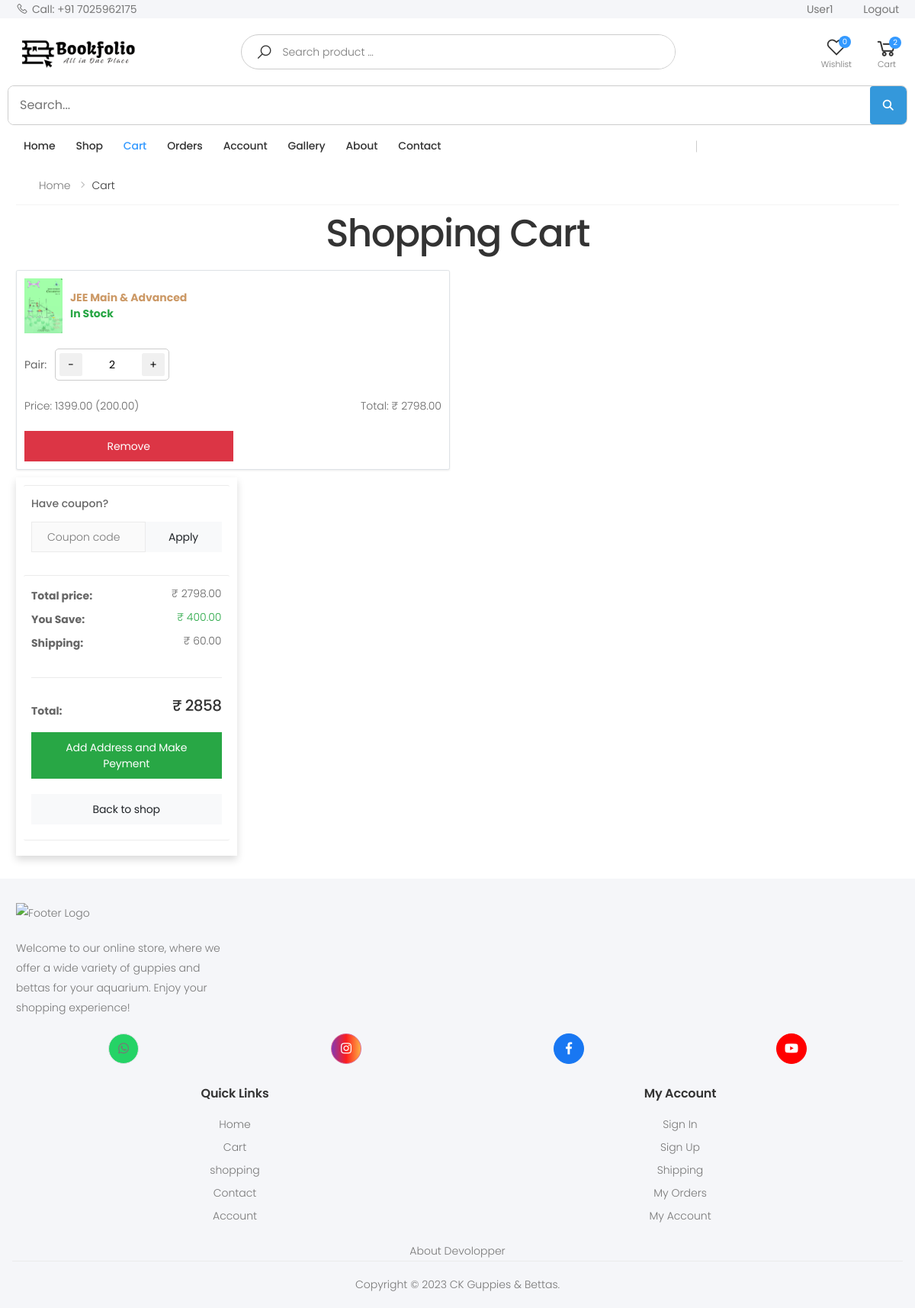
The page /cart/ (signed in) on the database as committed earlier.
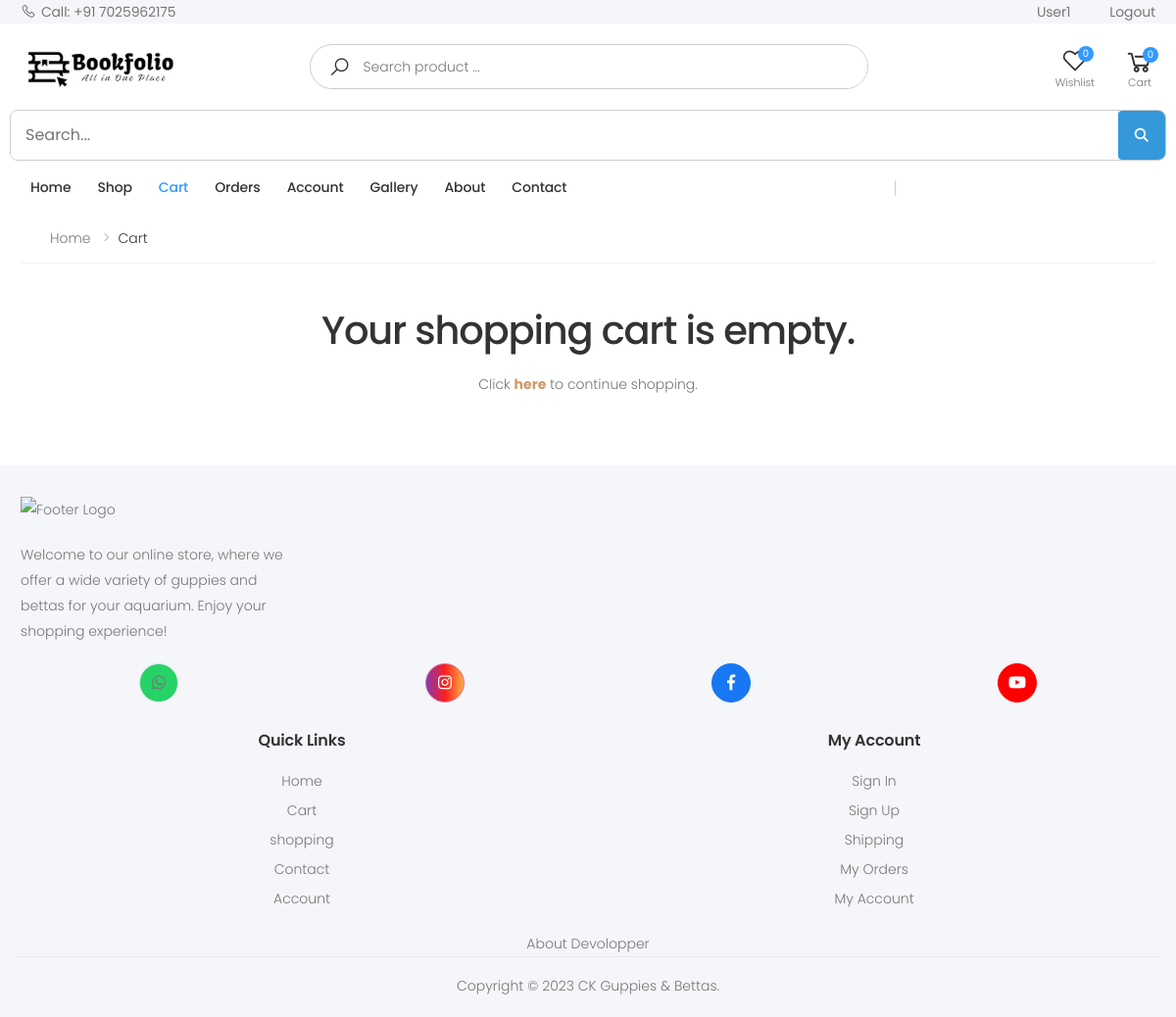
The same page on the database as committed later.
### store/models.py (models this page shows, shortened)
class OrderItem(models.Model):
    product = models.ForeignKey(Product, on_delete=models.SET_NULL, null=True)
    order = models.ForeignKey(Order, on_delete=models.SET_NULL, null=True)
    quantity = models.IntegerField(default=0, null=True, blank=True)
    date_added = models.DateTimeField(auto_now_add=True)
    price_at_purchase = models.DecimalField(max_digits=7, decimal_places=2, null=True, blank=True)
    @property
    def get_total(self):
        if self.price_at_purchase is None:
            self.price_at_purchase = self.product.new_price
        return self.price_at_purchase * self.quantity

class Product(models.Model):
    name = models.CharField(max_length=250, unique=True)
    slug = models.SlugField(max_length=250, unique=True)
    description = models.TextField(blank=True)
    old_price = models.DecimalField(max_digits=7, blank=True, null=True, decimal_places=2)
    new_price = models.DecimalField(max_digits=7, blank=False, decimal_places=2)
    category = models.ForeignKey(Category, on_delete=models.SET_NULL, null=True)
    image_1 = models.ImageField(upload_to='product')
    image_2 = models.ImageField(upload_to='product', blank=True)
    image_3 = models.ImageField(upload_to='product', blank=True)
    video_url = models.URLField(max_length=200, blank=True)
    stock = models.IntegerField()
    active = models.BooleanField(default=True)
    new = models.BooleanField(default=True)
    created = models.DateTimeField(auto_now_add=True)
    update = models.DateField(auto_now=True)
    def get_url(self):
        return reverse('store_app:proDetail', args=[self.category.slug, self.slug])
    class Meta:
        ordering = ('name',)
        verbose_name = 'product'
        verbose_name_plural = 'products'
    @property
    def imageURL(self):
        try:
            url = self.image_1.url
        except:
            url = ''
        return url

class Order(models.Model):
    STATUS_CHOICES = [
        ('Processing', 'Processing'),
        ('Shipped', 'Shipped'),
        ('Delivered', 'Delivered')
    ]
    customer = models.ForeignKey(Customer, on_delete=models.SET_NULL, null=True, blank=True)
    date_ordered = models.DateTimeField(auto_now_add=True)
    complete = models.BooleanField(default=False)
    transaction_id = models.CharField(max_length=100, null=True)
    status = models.CharField(max_length=20, choices=STATUS_CHOICES, default='Processing')
    processing_time = models.DateTimeField(null=True, blank=True)
    shipped_time = models.DateTimeField(null=True, blank=True)
    delivered_time = models.DateTimeField(null=True, blank=True)
    @property
    def get_cart_total(self):
        orderitems = self.orderitem_set.all()
        total = sum([item.get_total for item in orderitems])
        return total
    @property
    def get_cart_items(self):
        orderitems = self.orderitem_set.all()
        total = sum([item.quantity for item in orderitems])
        return total

### store/views.py (the view)
# urls.py: path('cart/', views.cart, name="cart"),
def cart(request):
    data = cartData(request)
    cartItems = data['cartItems']
    order = data['order']
    items = data['items']
    total_price_difference = data['total_price_difference']
    if request.user.is_authenticated:
        for item in items:
            item.product.price_difference = item.product.old_price - item.product.new_price
    else:
        for item in items:
            item['product']['price_difference'] = item['product']['old_price'] - item['product']['new_price']
    context = {
        'items': items,
        'order': order,
        'cartItems': cartItems,
        'total_price_difference': total_price_difference
    }
    return render(request, 'store/cart.html', context)

### store/context_processors.py (called while the page is built)
def menu_link(request): # this function don't wanna call to work, it's defined in setting to work
    links_list = Category.objects.annotate(
        num_products=Count('product', filter=Q(product__active=True, product__stock__gt=0))
    ).filter(num_products__gt=0).order_by('name')  # Add an order_by clause here
    paginator3 = Paginator(links_list, 8)
    try:
        page = int(request.GET.get('page', '1'))
    except:
        page = 1
    try:
        links = paginator3.page(page)
    except (InvalidPage, EmptyPage):
        links = paginator3.page(paginator3.num_pages)
    return dict(links=links)

def cart_data(request):
    data = cartData(request)
    cartItems = data['cartItems']
    return {'cartItems': cartItems}

def wishlist_count(request):
    if request.user.is_authenticated:
        wishlist_count = Wishlist.objects.filter(user=request.user).count()
    else:
        cookie_data = cookieWishlist(request)
        wishlist_count = cookie_data['wishlist_count']
    return {'wishlist_count': wishlist_count}

### store/models.py (called while the page is built)
    def get_url(self):
        return reverse('store_app:product_by_category', args=[self.slug])

### store/templates/store/Cart.html (shortened to what the changed rows need)
{% extends 'store/Base.html' %}
{% load static %}
{% block content %}
<link rel="stylesheet" href="{% static 'assets/css/style/cart.css' %}">
<link rel="stylesheet" href="{% static 'CSS/cart.css' %}">
<div class="container">
	{% if not items %}
    <div>
		<div class="text-center mb-7 mt-2">
			<br>
			<h2>Your shopping cart is empty.</h2>
			<p class="mt-2">Click <a href="{% url 'store_app:allProdCat' %}"><b>here</b></a> to
				continue shopping.</p>
		</div>
	</div>
	{% else %}
	<div id="empty-cart-message" class="empty-cart-message">
		<div class="text-center mb-2">
			<h1>Shopping Cart</h1>
		</div>
		<div class="row g-3">
			{% for cart_item in items %}
			<div class="col-md-6">
				<div class="card border rounded shadow-sm"
				data-product-id="{{ cart_item.product.id }}"
				data-product-name="{{ cart_item.product.name }}"
				data-product-new-price="{{ cart_item.product.new_price }}"
				data-product-old-price="{{ cart_item.product.old_price }}"
				data-product-stock="{{ cart_item.product.stock }}">
					<div class="card-header m-3">
						<a href="{{cart_item.product.get_url}}">
							<div class="d-flex align-items-center">
								<img src="{{ cart_item.product.imageURL }}" alt="{{ cart_item.product.name }}"
									class="img-fluid" style="width: 50px;">
								<div class="ms-3 ml-3">
									<div>{{ cart_item.product.name }}</div>
									<div
										class="{% if cart_item.product.active and cart_item.product.stock > 0 %} text-success {% endif %} {% if not cart_item.product.active or cart_item.product.stock == 0 %} text-muted {% endif %}">
										{% if cart_item.product.active and cart_item.product.stock > 0 %}
										In Stock
										{% else %}
										Out of Stock
										{% endif %}
									</div>
								</div>
							</div>
						</a>
					</div>
					<div class="card-body">
						<div class="d-flex flex-row justify-content-between">
							<div class="details-filter-row details-row-size">
								<label for="qty">Pair:</label>
								<div class="product-details-quantity">
									<div class="cart-item-counter">
										<button data-product="{{cart_item.product.id}}" data-action="remove"
											class="cart-decrement chg-quantity update-cart">-</button>
										<input id="cart-quantity" class="cart-quantity" value="{{ cart_item.quantity }}">
										<button data-quantity="{{cart_item.product.stock}}" data-product="{{cart_item.product.id}}"
										data-action="add" class="cart-increment chg-quantity update-cart">+</button>
									</div>
								</div>
							</div>
						</div>
						<div class="d-flex flex-row justify-content-between">
							{% if user.is_authenticated %}
								<div>Price: {{ cart_item.product.new_price }} (<span class="price-difference">{{ cart_item.product.price_difference }}</span>)</div>
							{% else %}
								<div>Price: {{ cart_item.product.new_price }} (<span class="price-difference">{{ cart_item.product.price_difference }}</span>)</div>
							{% endif %}
							<div>Total: ₹ <span class="item-total">{{cart_item.get_total|floatformat:2}}</span></div>
						</div>
						<div class="d-flex flex-row justify-content-start">
							<button type="button" class="btn btn-danger mt-2 update-cart remove-button"
								data-product="{{ cart_item.product.id }}" data-action="remove-all">Remove</button>
						</div>
					</div>
				</div>
			</div>
			{% endfor %}
		</div>
	<aside class="col-lg-3 mb-3">
		<div class="card">
			<div class="card-body">
				<form id="couponForm">
					<div class="form-group">
						<label class="form-label">Have coupon?</label>
						<div class="input-group">
							<input type="text" class="form-control pr-2" name="couponCode" placeholder="Coupon code">
							<button type="submit" class="btn btn-light"
								style="max-width: 150px; min-width: 100px;">Apply</button>
						</div>
					</div>
				</form>
			</div>
		</div>
		<div class="card">
			<div class="card-body">
				<dl class="dlist-align">
					<dt>Total price:</dt>
					<dd class="text-end cart-total">₹ {{order.get_cart_total|floatformat:2}}</dd>
				</dl>
				{% if total_price_difference %}
				<dl class="dlist-align">
					<dt>You Save:</dt>
					<dd class="text-end text-success total-price-difference">₹ {{ total_price_difference|floatformat:2 }}</dd>
				</dl>
				{% endif %}
				<dl class="dlist-align">
					<dt>Shipping:</dt>
					<dd class="text-end"> ₹ 60.00 </dd>
				</dl>
				<hr>
				<dl class="dlist-align">
					<dt>Total:</dt>
					<dd class="text-end text-dark h5 cart-total-with-shipping">₹ {{ order.get_cart_total|add:60}}</dd>
				</dl>
				<div class="d-grid gap-2 my-3">
					<a href="{% url 'store_app:checkout' %}" class="btn btn-success w-100 mb-2"> Add Address and Make
						Peyment </a>
					<a href="/" class="btn btn-light w-100"> Back to shop </a>
				</div>
			</div>
		</div>
	</aside>
	</div>
{% endif %}
</div>
{% endblock %}

### store/templates/store/Base.html (shortened to what the changed rows need)
{% load static %}
<!DOCTYPE html>
<html lang="en">
<head>
    <link rel="stylesheet" href="{% static 'assets/css/bootstrap.min.css' %}">
    <link rel="stylesheet" href="{% static 'assets/css/style/Base.css' %}">
    <link rel="stylesheet" href="{% static 'assets/css/skins/skin-demo-4.css' %}">
    <link rel="stylesheet" href="{% static 'assets/css/demos/demo-4.css' %}">
    <link rel="stylesheet" href="{% static 'assets/css/style2.css' %}">
</head>
<body>
    <div class="page-wrapper">
        <header class="header header-intro-clearance header-4">
            <div class="header-middle">
                <div class="container">
                    <div class="header-right">
                        <div class="dropdown cart-dropdown">
                            <a href="{% url 'store_app:cart' %}" class="dropdown-toggle">
                                <div class="icon">
                                    <i class="icon-shopping-cart"></i>
                                    <span class="cart-count" data-cart-items="{{cartItems}}">{{cartItems}}</span>
                                </div>
                            </a>
                        </div>
                    </div>
                </div>
            </div>
        </header>
        {% block content %}{% endblock %}
    </div>
</body>
</html>

Rows that differ between the two databases and show on the page:
removed OrderItem: product.imageURL (picture), product.name "JEE Main & Advanced", shows "In Stock", quantity "2", product.new_price "1399.00", product.price_difference "200.00", get_total "2798.00"
no longer on this page (row unchanged): Order: get_cart_total "2798.00", get_cart_total|add "2858"
Other text that changed with them:
{{ cartItems }}: "2" → "0"
{{ total_price_difference|floatformat:2 }}: "400.00" → (not shown)
text no longer shown: "Shopping Cart Have coupon? Apply Total price: ₹ You Save: ₹ Shipping: ₹ 60.00 Total: ₹ Add Address and Make Peyment Back to shop"
text now shown: "Your shopping cart is empty. Click here to continue shopping."
